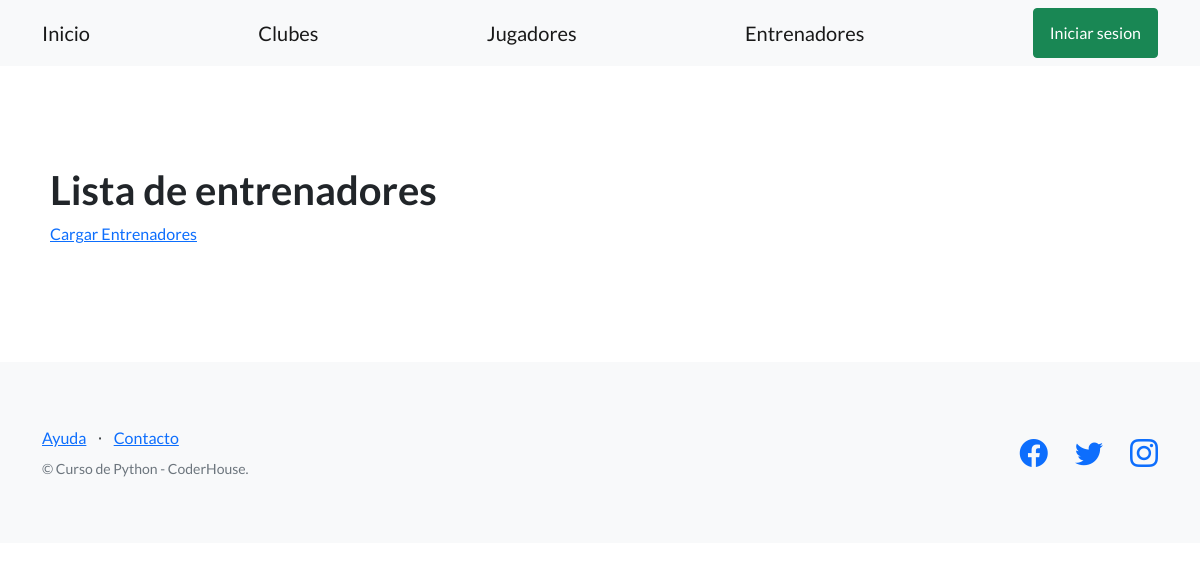
/BlogBasquet/entrenadores/, run on an earlier commit of the app's database.
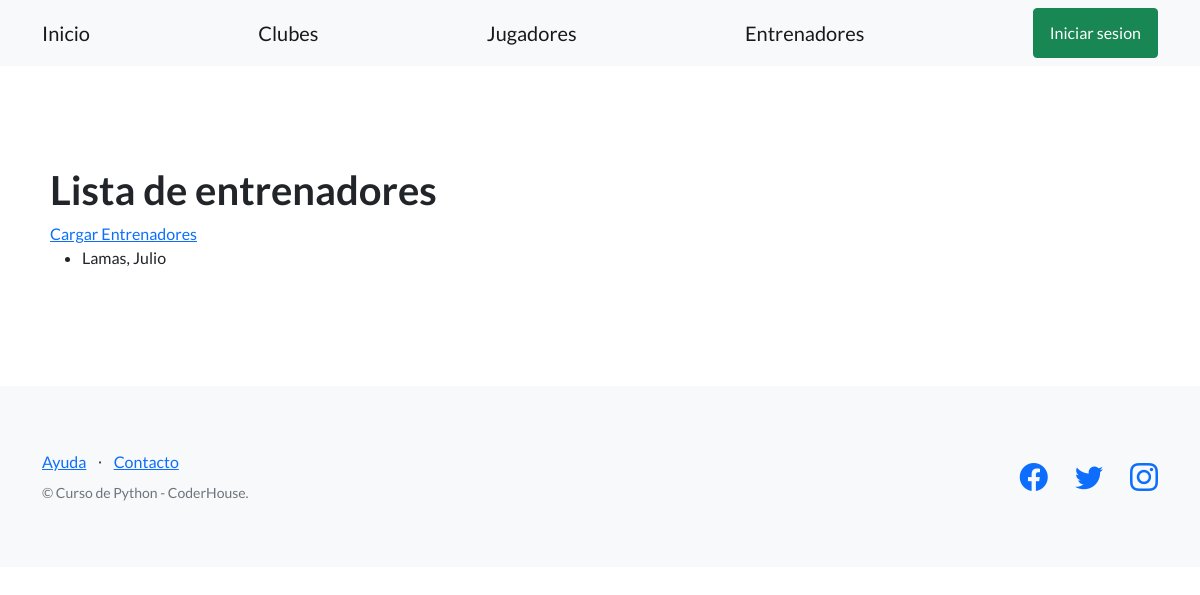
And on a later commit of the database.
### Basquet1/models.py (models this page shows, shortened)
class Entrenadores(models.Model):
    nombre = models.CharField(max_length=256)
    apellido = models.CharField(max_length=256)
    lugar_de_nacimiento = models.CharField(max_length=256)
    fecha_de_nacimiento = models.DateField()
    trayectoria = models.TextField()

### Basquet1/views.py (the view)
# urls.py: path('entrenadores/', listar_entrenadores, name="entrenadores"),
def listar_entrenadores(request):
    contexto = {
         "entrenadores": Entrenadores.objects.all(),
    }
    http_response = render(
        request=request,
        template_name='Basquet1/lista_entrenadores.html',
        context= contexto
    )
    return http_response

### Basquet1/templates/Basquet1/lista_entrenadores.html
{% extends 'Basquet1/base.html' %}
{% block contenido %}
<section>
    <div>
        <h1>Lista de entrenadores</h1>
        <a href="{% url 'cargar-entrenador' %}"> Cargar Entrenadores</a>
        <ul>
        {% for coach in entrenadores %}
         <li> {{coach.apellido}}, {{coach.nombre}}</li>
        {% endfor %}
        </ul>
    </div>
</section>
{% endblock contenido %}

What changed in the data, as far as the page shows it:
added Entrenadores: apellido "Lamas", nombre "Julio"
